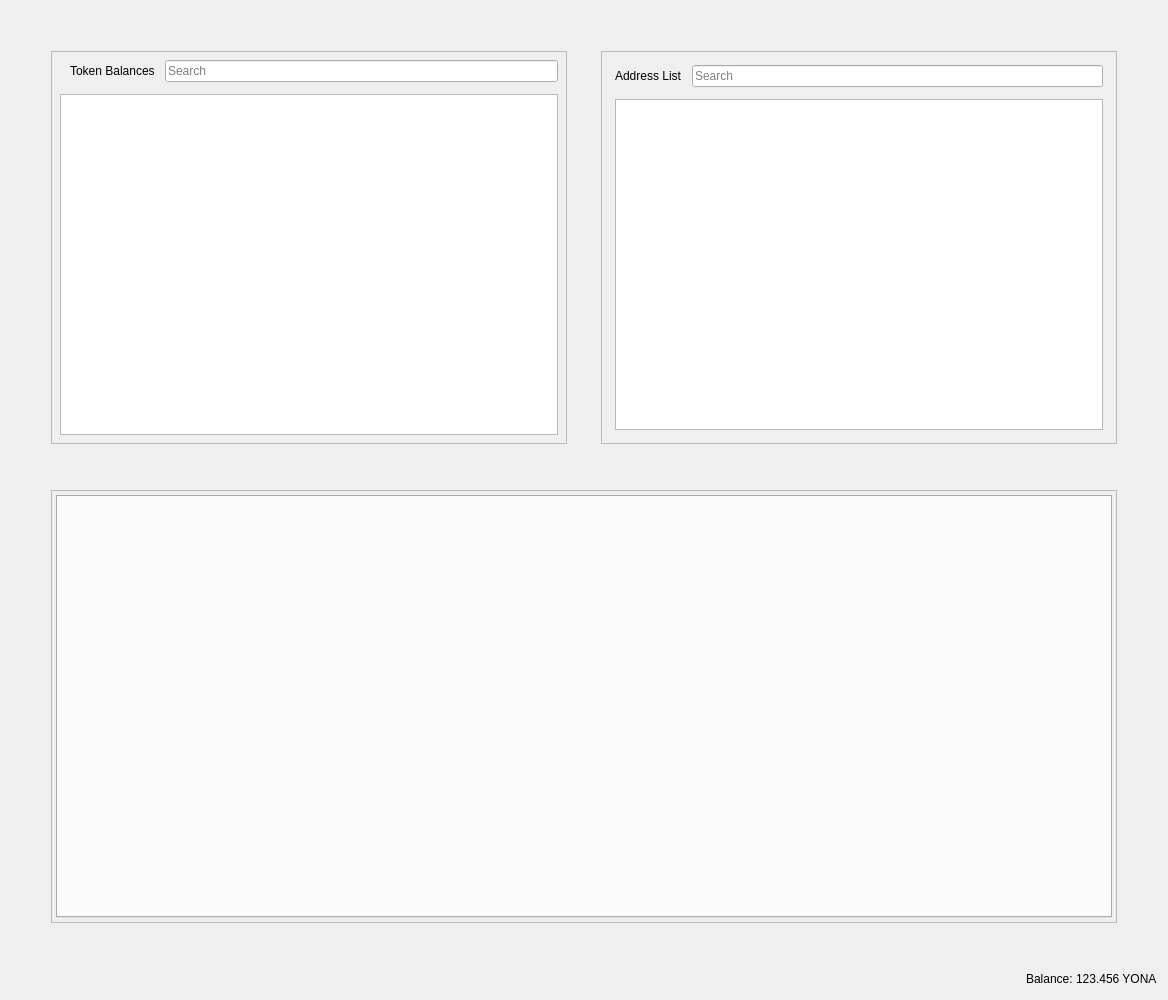
<?xml version="1.0" encoding="UTF-8"?>
<ui version="4.0">
 <class>RestrictedTokensDialog</class>
 <widget class="QDialog" name="RestrictedTokensDialog">
  <property name="geometry">
   <rect>
    <x>0</x>
    <y>0</y>
    <width>1168</width>
    <height>1000</height>
   </rect>
  </property>
  <property name="windowTitle">
   <string>Send Coins</string>
  </property>
  <layout class="QVBoxLayout" name="verticalLayout">
   <item>
    <layout class="QHBoxLayout" name="horizontalLayout">
     <property name="spacing">
      <number>34</number>
     </property>
     <property name="leftMargin">
      <number>40</number>
     </property>
     <property name="topMargin">
      <number>40</number>
     </property>
     <property name="rightMargin">
      <number>40</number>
     </property>
     <property name="bottomMargin">
      <number>40</number>
     </property>
     <item>
      <widget class="QFrame" name="frameTokenBalance">
       <property name="frameShape">
        <enum>QFrame::StyledPanel</enum>
       </property>
       <property name="frameShadow">
        <enum>QFrame::Raised</enum>
       </property>
       <layout class="QVBoxLayout" name="verticalLayout_7">
        <property name="spacing">
         <number>12</number>
        </property>
        <property name="leftMargin">
         <number>4</number>
        </property>
        <property name="topMargin">
         <number>4</number>
        </property>
        <property name="rightMargin">
         <number>4</number>
        </property>
        <property name="bottomMargin">
         <number>4</number>
        </property>
        <item>
         <layout class="QVBoxLayout" name="verticalLayout_4">
          <property name="spacing">
           <number>12</number>
          </property>
          <property name="leftMargin">
           <number>4</number>
          </property>
          <property name="topMargin">
           <number>4</number>
          </property>
          <property name="rightMargin">
           <number>4</number>
          </property>
          <property name="bottomMargin">
           <number>4</number>
          </property>
          <item>
           <layout class="QHBoxLayout" name="horizontalLayout_8">
            <property name="spacing">
             <number>10</number>
            </property>
            <property name="leftMargin">
             <number>10</number>
            </property>
            <item>
             <widget class="QLabel" name="labelTokenBalance">
              <property name="text">
               <string>Token Balances</string>
              </property>
             </widget>
            </item>
            <item>
             <widget class="QLineEdit" name="lineEditTokenSearch">
              <property name="placeholderText">
               <string>Search</string>
              </property>
             </widget>
            </item>
           </layout>
          </item>
          <item>
           <widget class="QTableView" name="listTokens"/>
          </item>
         </layout>
        </item>
       </layout>
      </widget>
     </item>
     <item>
      <widget class="QFrame" name="frameAddressList">
       <property name="frameShape">
        <enum>QFrame::StyledPanel</enum>
       </property>
       <property name="frameShadow">
        <enum>QFrame::Raised</enum>
       </property>
       <layout class="QVBoxLayout" name="verticalLayout_10">
        <property name="spacing">
         <number>12</number>
        </property>
        <item>
         <layout class="QVBoxLayout" name="verticalLayout_9">
          <property name="spacing">
           <number>12</number>
          </property>
          <property name="leftMargin">
           <number>4</number>
          </property>
          <property name="topMargin">
           <number>4</number>
          </property>
          <property name="rightMargin">
           <number>4</number>
          </property>
          <property name="bottomMargin">
           <number>4</number>
          </property>
          <item>
           <layout class="QHBoxLayout" name="horizontalLayout_9">
            <property name="spacing">
             <number>10</number>
            </property>
            <property name="leftMargin">
             <number>0</number>
            </property>
            <property name="topMargin">
             <number>0</number>
            </property>
            <property name="rightMargin">
             <number>0</number>
            </property>
            <property name="bottomMargin">
             <number>0</number>
            </property>
            <item>
             <widget class="QLabel" name="labelAddressList">
              <property name="text">
               <string>Address List</string>
              </property>
             </widget>
            </item>
            <item>
             <widget class="QLineEdit" name="lineEditAddressSearch">
              <property name="placeholderText">
               <string>Search</string>
              </property>
             </widget>
            </item>
           </layout>
          </item>
          <item>
           <widget class="QTableView" name="myAddressList"/>
          </item>
         </layout>
        </item>
       </layout>
      </widget>
     </item>
    </layout>
   </item>
   <item>
    <layout class="QHBoxLayout" name="horizontalLayout_4">
     <property name="spacing">
      <number>34</number>
     </property>
     <property name="leftMargin">
      <number>40</number>
     </property>
     <property name="topMargin">
      <number>0</number>
     </property>
     <property name="rightMargin">
      <number>40</number>
     </property>
     <property name="bottomMargin">
      <number>40</number>
     </property>
     <item>
      <widget class="QFrame" name="tabFrame">
       <property name="frameShape">
        <enum>QFrame::StyledPanel</enum>
       </property>
       <property name="frameShadow">
        <enum>QFrame::Raised</enum>
       </property>
       <layout class="QVBoxLayout" name="verticalLayout_8">
        <property name="spacing">
         <number>12</number>
        </property>
        <property name="leftMargin">
         <number>4</number>
        </property>
        <property name="topMargin">
         <number>4</number>
        </property>
        <property name="rightMargin">
         <number>4</number>
        </property>
        <property name="bottomMargin">
         <number>4</number>
        </property>
        <item>
         <widget class="QTabWidget" name="tabWidget">
          <property name="tabPosition">
           <enum>QTabWidget::North</enum>
          </property>
          <property name="tabShape">
           <enum>QTabWidget::Rounded</enum>
          </property>
          <property name="currentIndex">
           <number>-1</number>
          </property>
          <property name="elideMode">
           <enum>Qt::ElideNone</enum>
          </property>
         </widget>
        </item>
       </layout>
      </widget>
     </item>
    </layout>
   </item>
   <item>
    <layout class="QHBoxLayout" name="horizontalLayout_2">
     <property name="spacing">
      <number>3</number>
     </property>
     <item>
      <spacer name="horizontalSpacer">
       <property name="orientation">
        <enum>Qt::Horizontal</enum>
       </property>
       <property name="sizeHint" stdset="0">
        <size>
         <width>40</width>
         <height>20</height>
        </size>
       </property>
      </spacer>
     </item>
     <item alignment="Qt::AlignRight">
      <widget class="QLabel" name="label">
       <property name="sizePolicy">
        <sizepolicy hsizetype="Preferred" vsizetype="Fixed">
         <horstretch>0</horstretch>
         <verstretch>0</verstretch>
        </sizepolicy>
       </property>
       <property name="text">
        <string>Balance:</string>
       </property>
      </widget>
     </item>
     <item alignment="Qt::AlignRight">
      <widget class="QLabel" name="labelBalance">
       <property name="sizePolicy">
        <sizepolicy hsizetype="Preferred" vsizetype="Fixed">
         <horstretch>0</horstretch>
         <verstretch>0</verstretch>
        </sizepolicy>
       </property>
       <property name="cursor">
        <cursorShape>IBeamCursor</cursorShape>
       </property>
       <property name="text">
        <string notr="true">123.456 YONA</string>
       </property>
       <property name="textInteractionFlags">
        <set>Qt::LinksAccessibleByMouse|Qt::TextSelectableByKeyboard|Qt::TextSelectableByMouse</set>
       </property>
      </widget>
     </item>
    </layout>
   </item>
  </layout>
 </widget>
 <resources>
  <include location="../yona.qrc"/>
 </resources>
 <connections/>
</ui>
